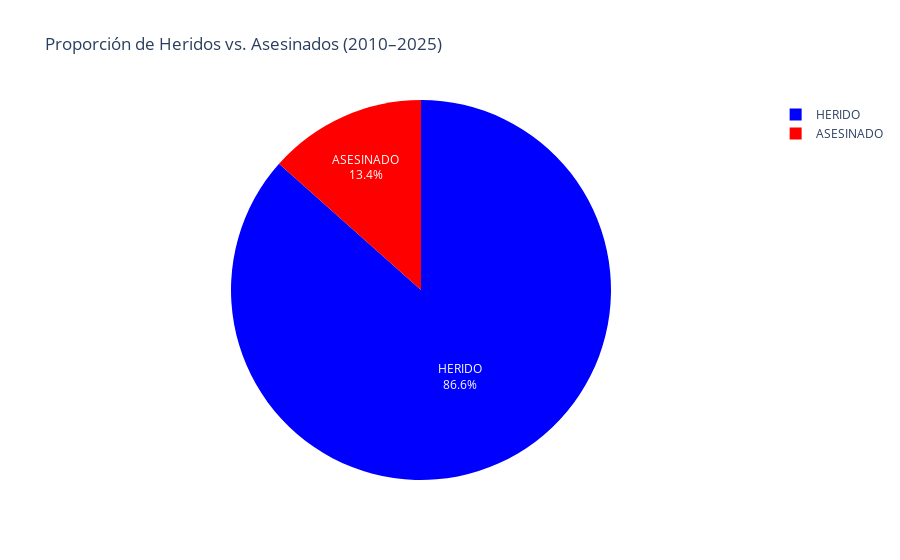

Here is the notebook cell this chart was saved with:
### Markdown cell above
### 3.4 Gráfico de Pastel: Proporción de Heridos vs. Asesinados

**Propósito**: Mostrar la distribución general de heridos vs. asesinados.

### Code cell
# Agregar por acción
datos_pastel = df.groupby('ACCION')['CANTIDAD'].sum().reset_index()

# Crear gráfico de pastel
fig = px.pie(datos_pastel, values='CANTIDAD', names='ACCION', title='Proporción de Heridos vs. Asesinados (2010–2025)',
             color='ACCION', color_discrete_map={'HERIDO': 'blue', 'ASESINADO': 'red'})
fig.update_traces(textposition='inside', textinfo='percent+label')
fig.update_layout(template='plotly_white')
fig.show()

print("Hallazgo: La mayoría de los incidentes resultan en heridos en lugar de asesinatos, destacando la prevalencia de ataques no letales.")

### Figure 1 — Plotly figure (JSON) as saved in the notebook; plotly's stock layout.template omitted (floating-point values rounded to 4 significant figures)
{"data": [{"customdata": [["ASESINADO"], ["HERIDO"]], "domain": {"x": [0, 1], "y": [0, 1]}, "hovertemplate": "ACCION=%{customdata[0]}<br>CANTIDAD=%{value}<extra></extra>", "labels": ["ASESINADO", "HERIDO"], "legendgroup": "", "marker": {"colors": ["red", "blue"]}, "name": "", "showlegend": true, "textinfo": "percent+label", "textposition": "inside", "type": "pie", "values": [2648, 17067]}], "layout": {"legend": {"tracegroupgap": 0}, "title": {"text": "Proporción de Heridos vs. Asesinados (2010–2025)"}}}
